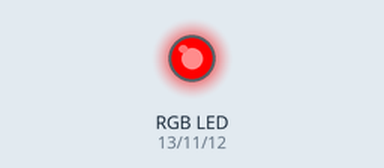
Simulated run of this sketch. Board: Arduino Uno, built with avr-gcc and run on an emulated ATmega328P. Parts: an RGB LED mixed from three pins (HIGH = lit).

Above: at 5.0 s.
At 10.5 s:
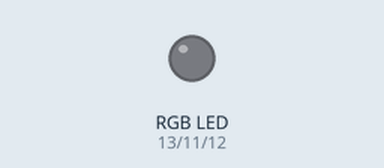
At 16.0 s:
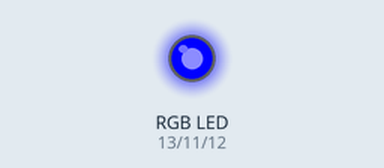
At 27.0 s:
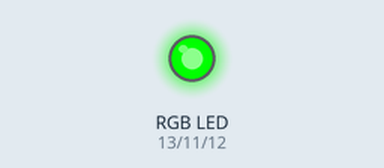
Timing chart, 0 to 42.9 s (numbered marks = the images above):
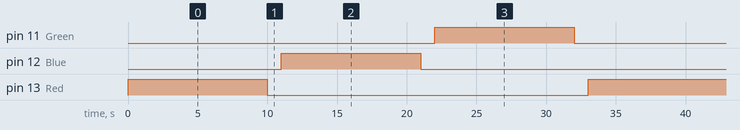

The sketch:

ArduinoUno-Blink-LED_RGB.ino
```cpp
int Red = 13;
int Blue = 12;
int Green = 11;

void setup() {
  // put your setup code here, to run once:
  pinMode (Red, OUTPUT);
  pinMode (Blue, OUTPUT);
  pinMode (Green, OUTPUT);

}

void loop() {
  // put your main code here, to run repeatedly:
  digitalWrite(Red, HIGH);
  delay(10000);
  digitalWrite(Red, LOW);
  delay(1000);
  digitalWrite(Blue, HIGH);
  delay(10000);
  digitalWrite(Blue, LOW);
  delay(1000);
  digitalWrite(Green, HIGH);
  delay(10000);
  digitalWrite(Green, LOW);
  delay(1000);
}
```

Measured:
- by itself, pin 11 (Green), pin 12 (Blue), pin 13 (Red): alternates HIGH for 10.0 s and LOW for 23.0 s
- by itself, everything shown: repeats every 33.0 s, in 6 steps
